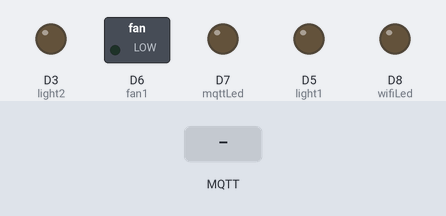
The sketch below on a simulated ESP8266 (NodeMCU). Parts: switched loads named in the sketch (green lamp = pin HIGH), output pins drawn as LEDs (lit = HIGH). The inputs (shaded band) are chosen by the test bench. WiFi joins after 1.5 s; servers stay silent unless stated; random numbers use the default seed unless the sketch sets one; no MQTT or app messages arrive unless stated; what the sketch prints to the serial monitor is not drawn.

Above: at 2.7 s.
2.8 s: MQTT message "O" arrives on the first subscribed topic
At 3.5 s:
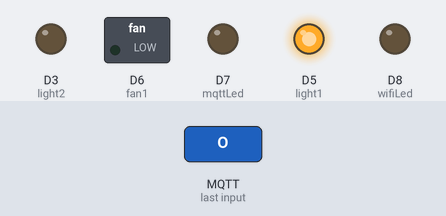
4.3 s: MQTT message "S" arrives on the second subscribed topic
At 4.7 s:
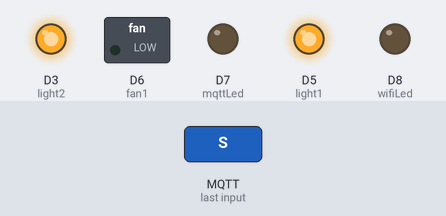
5.8 s: MQTT message "F" arrives on the first subscribed topic
At 7.0 s:
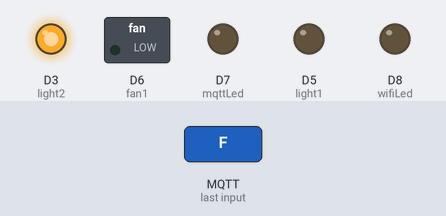
7.3 s: MQTT message "O" arrives on the third subscribed topic
At 8.1 s:
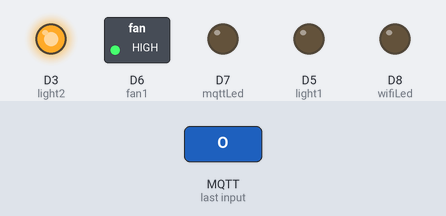
8.8 s: MQTT message "S" arrives on the first subscribed topic
At 9.3 s:
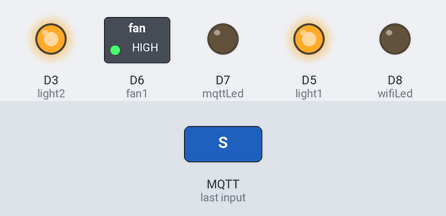
10.3 s: MQTT message "F" arrives on the second subscribed topic
At 11.6 s:
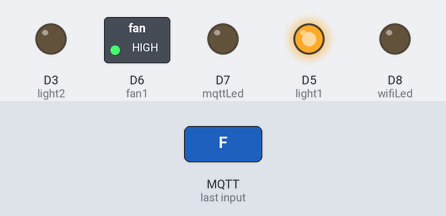
Timing chart, 0 to 12.8 s (numbered marks = the images above; inputs shaded):
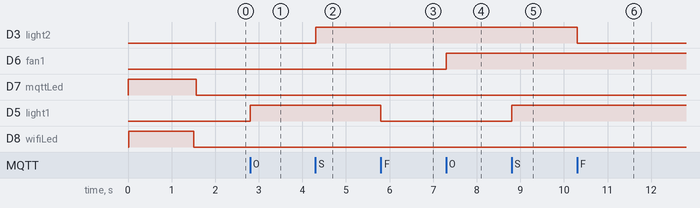

The sketch:

bed_lights_switch.ino
```cpp
#include <ESP8266WiFi.h>
#include <PubSubClient.h>


const char* ssid = "R7";
const char* password = "Internet701";
const char* mqtt_server = "192.168.1.15";

int wifiLed = D8;
int mqttLed = D7;

int light1 = D5;
boolean light1state = false;

int light2 = D3;
boolean light2state = false;

int fan1 = D6;
boolean fan1state = false;

String light1StateTopic = "lig/stae/1";
String light1CommTopic = "lig/comm/1";

String light2StateTopic = "lig/stae/2";
String light2CommTopic = "lig/comm/2";

String fan1StateTopic = "fan/stae/1";
String fan1CommTopic = "fan/comm/1";


WiFiClient espClient;
PubSubClient client(espClient);

void setup() {
  Serial.begin(115200);

  pinMode(wifiLed, OUTPUT);
  pinMode(mqttLed, OUTPUT);
  pinMode(light1, OUTPUT);
  pinMode(light2, OUTPUT);
  pinMode(fan1, OUTPUT);

  digitalWrite(light1, LOW);
  digitalWrite(light2, LOW);
  digitalWrite(fan1, LOW);

  client.setServer(mqtt_server, 1883);
  client.setCallback(callback);

  if (!client.connected()) {
    reconnect();
  }

  client.publish(light1StateTopic.c_str(), "F");
  client.publish(light2StateTopic.c_str(), "F");
  client.publish(fan1StateTopic.c_str(), "F");

}

void loop() {

  if (!client.connected()) {
    reconnect();
  }
  client.loop();
}


void reconnect() {
  // Loop until we're reconnected
  while (!client.connected()) {
    digitalWrite(mqttLed, HIGH);
    setup_wifi();
    Serial.print("Attempting MQTT connection...");
    // Create a random client ID
    String clientId = "ESP8266Client-";
    clientId += String(random(0xffff), HEX);
    // Attempt to connect
    if (client.connect(clientId.c_str())) {
      digitalWrite(mqttLed, LOW);
      Serial.println("connected");
      client.subscribe(light1CommTopic.c_str());
      client.subscribe(light2CommTopic.c_str());
      client.subscribe(fan1CommTopic.c_str());
    } else {
      Serial.print("failed, rc=");
      Serial.print(client.state());
      Serial.println(" try again in 5 seconds");
      // Wait 5 seconds before retrying
      delay(5000);
    }
  }
}

void callback(char* topic, byte* payload, unsigned int length) {
  Serial.print("Message arrived [");
  Serial.print(topic);
  Serial.print("] ");

  String strPayload = "";
  String strTopic = "";

  for (int i = 0; i < length; i++) {
    Serial.print((char)payload[i]);
  }
  Serial.println();

  if (strcmp(topic, light1CommTopic.c_str()) == 0) {
    if (payload[0] == 'O') {
      digitalWrite(light1, HIGH);
      light1state = true;
      Serial.println("Light 1 switched on");
    }
    else if (payload[0] == 'F') {
      digitalWrite(light1, LOW);
      light1state = false;
      Serial.println("Light 1 switched off");
    }
    else if (payload[0] == 'S') {
      light1switch();
      Serial.println("Light 1 switch");
    }
    else
      Serial.println("Light 1 payload mismatch");

    if (light1state) {
      client.publish(light1StateTopic.c_str(), "O");
      Serial.println("Light 1 on confirmation Sent");
    }
    else {
      client.publish(light1StateTopic.c_str(), "F");
      Serial.println("Light 1 off confirmation sent");
    }
  }
  else if (strcmp(topic, light2CommTopic.c_str()) == 0) {
    if (payload[0] == 'O') {
      digitalWrite(light2, HIGH);
      light2state = true;
      Serial.println("Light 2 switched on");
    }
    else if (payload[0] == 'F') {
      digitalWrite(light2, LOW);
      light2state = false;
      Serial.println("Light 2 switched off");
    }
    else if (payload[0] == 'S') {
      light2switch();
      Serial.println("Light 2 switch");
    }
    else
      Serial.println("Light 2 payload mismatch");

    if (light2state) {
      client.publish(light2StateTopic.c_str(), "O");
      Serial.println("Light 2 on confirmation Sent");
    }
    else {
      client.publish(light2StateTopic.c_str(), "F");
      Serial.println("Light 2 off confirmation sent");
    }
  }
  else if (strcmp(topic, fan1CommTopic.c_str()) == 0) {
    if (payload[0] == 'O') {
      digitalWrite(fan1, HIGH);
      fan1state = true;
      Serial.println("Fan 1 switched on");
    }
    else if (payload[0] == 'F') {
      digitalWrite(fan1, LOW);
      fan1state = false;
      Serial.println("Fan 1 switched off");
    }
    else if (payload[0] == 'S') {
      fan1switch();
      Serial.println("Fan 1 switch");
    }
    else
      Serial.println("Fan 1 payload mismatch");

    if (fan1state) {
      client.publish(fan1StateTopic.c_str(), "O");
      Serial.println("Fan 1 on confirmation Sent");
    }
    else {
      client.publish(fan1StateTopic.c_str(), "F");
      Serial.println("Fan 1 off confirmation sent");
    }
  }
  else
    Serial.println("Topic Mismatch");

}


void setup_wifi()
{

  if (WiFi.status() == WL_CONNECTED) {
    digitalWrite(wifiLed, LOW);
    return;
  }

  delay(10);
  Serial.println();
  Serial.print("Connecting to ");
  Serial.println(ssid);

  WiFi.begin(ssid, password);

  digitalWrite(wifiLed, HIGH);
  while (WiFi.status() != WL_CONNECTED) {
    delay(500);
    Serial.print(".");
  }
  digitalWrite(wifiLed, LOW);

  randomSeed(micros());

  Serial.println("");
  Serial.println("WiFi connected");
  Serial.println("IP address: ");
  Serial.println(WiFi.localIP());
}

void light1switch()
{
  light1state = !light1state;
  if (light1state) {
    digitalWrite(light1, HIGH);
    Serial.println("Light 1 switched on (switch)");
  }
  else {
    digitalWrite(light1, LOW);
    Serial.println("Light 1 switched off (switch)");
  }
}

void light2switch()
{
  light2state = !light2state;
  if (light2state) {
    digitalWrite(light2, HIGH);
    Serial.println("Light 2 switched on (switch)");
  }
  else {
    digitalWrite(light2, LOW);
    Serial.println("Light 2 switched off (switch)");
  }
}

void fan1switch()
{
  fan1state = !fan1state;
  if (fan1state) {
    digitalWrite(fan1, HIGH);
    Serial.println("Fan 1 switched on (switch)");
  }
  else {
    digitalWrite(fan1, LOW);
    Serial.println("Fan 1 switched off (switch)");
  }
}
```

Measured:
- after the input at 2.8 s, D5 (light1): LOW → HIGH at once
- after the input at 4.3 s, D3 (light2): LOW → HIGH at once
- after the input at 5.8 s, D5 (light1): HIGH → LOW at once
- after the input at 7.3 s, D6 (fan1): LOW → HIGH at once
- after the input at 8.8 s, D5 (light1): LOW → HIGH at once
- after the input at 10.3 s, D3 (light2): HIGH → LOW at once
